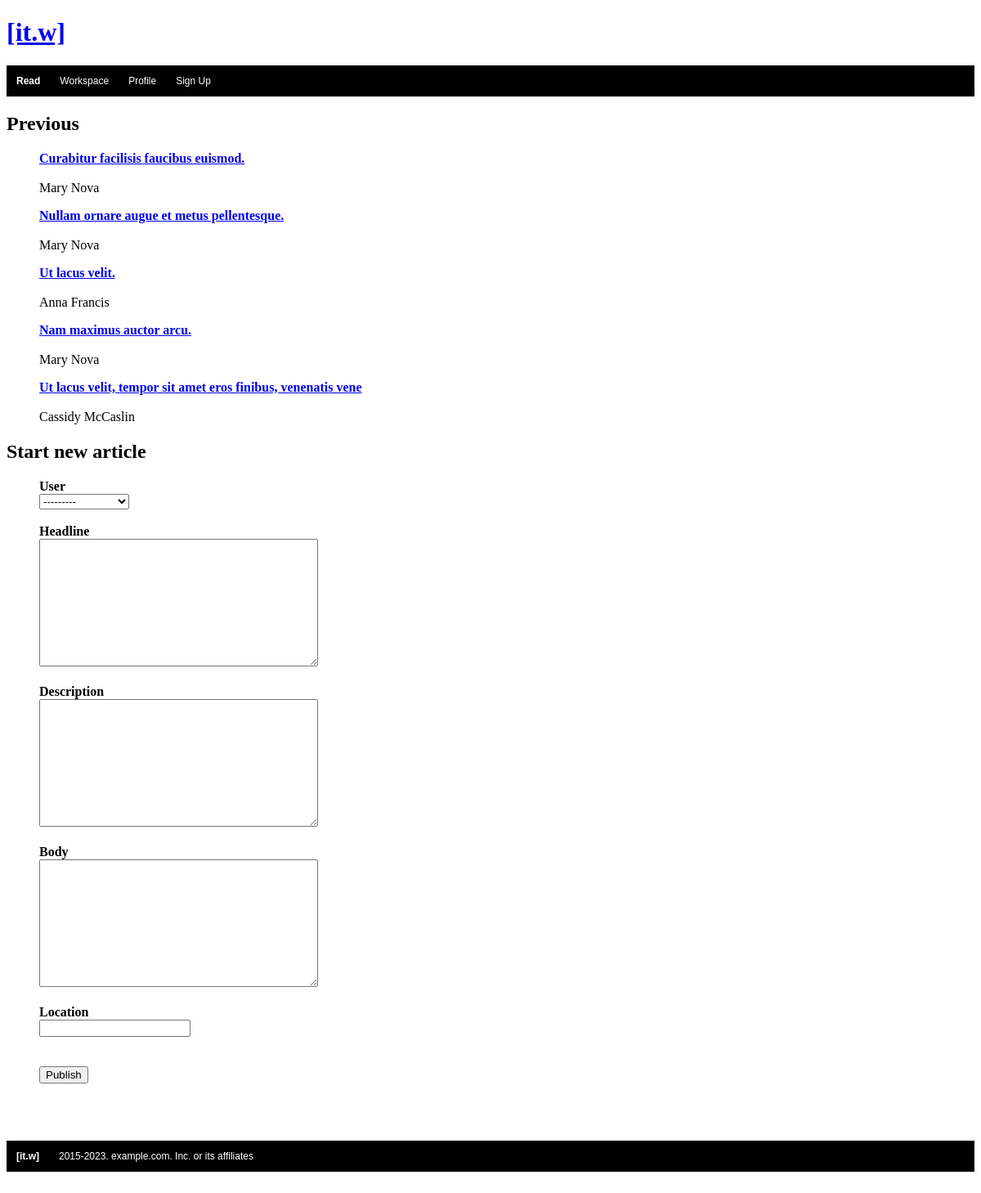
The app's page /workspace/, older data.
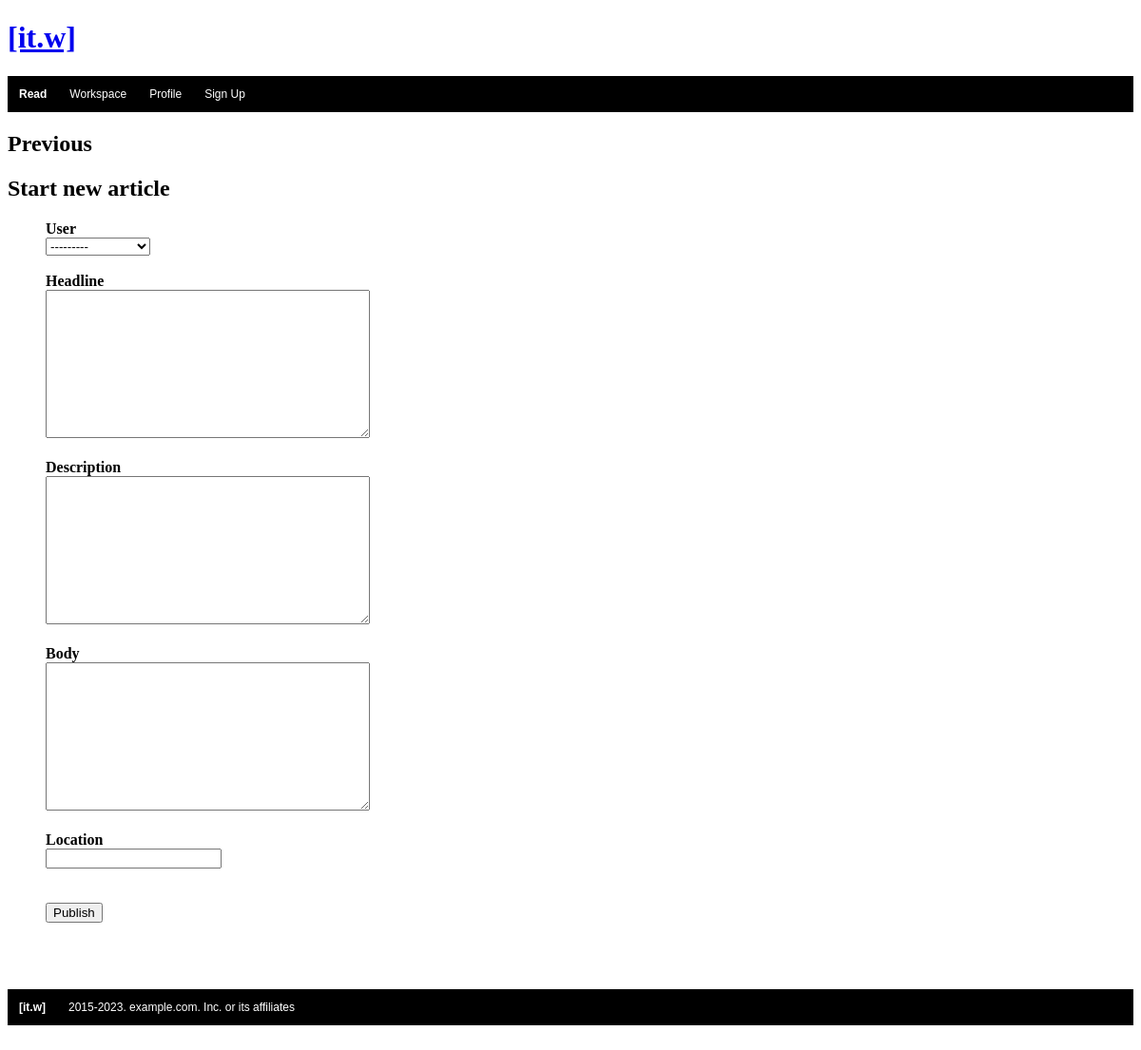
The same page, newer data.
### articles/models.py (models this page shows)
class Article (models.Model):
    id = models.BigAutoField(primary_key=True) # not in forms
    user = models.ForeignKey (User, on_delete=models.CASCADE)
    headline = models.TextField(max_length=60)
    description = models.TextField (max_length=160)
    body = models.TextField (max_length=4000)
    date_published = models.DateField(auto_now=True) # not in forms
    location = models.CharField(max_length=30, null=True, blank=True)
    cover_image = models.ImageField(upload_to='pics')

class User(models.Model):
    id = models.BigAutoField(primary_key=True) # not in forms
    first_name = models.CharField(max_length=30)
    last_name= models.CharField(max_length=30)
    username = models.CharField(max_length=30)
    email = models.EmailField(max_length=30)
    password=models.CharField(max_length=30)
    short_description = models.TextField (max_length=160, blank=True)
    long_description = models.TextField (max_length=1000, blank=True)

### articles/views.py (the view)
# urls.py: path("workspace/", views.workspace, name="workspace"),
def workspace (request):
    article_obj= Article.objects.all()
    form_article = ArticleForm(request.POST or None)
    if form_article.is_valid():
            form_article.save()
    context = {'article_obj':article_obj, 'form_article':form_article,}
    return render (request, "workspace.html", context )

### articles/forms.py
class ArticleForm (ModelForm):
    class Meta:
        model = Article
        fields = "__all__"

### articles/templates/workspace.html (shortened to what this page needs)
<!DOCTYPE html>
<html lang="en">
<head>
</head>
<body>
    {% block content %}
    {% include 'topnav.html'%}
    <h2>Previous</h2>
        {% for article in article_obj%}
            <ul style="list-style-type:none;">
                <li><a href="{% url 'article' article.user.id %}"><strong>{{article.headline}}</strong></a></li>
                <br>
                <li>{{article.user.first_name}} {{article.user.last_name}}</li>
            </ul>
        {% endfor %}
        <h2>Start new article</h2>
        {% include 'form-article.html'%}
        {% include 'footer.html'%}
    {% endblock %}
</body>
</html>

Row changes from the older to the newer data that the page shows:
removed Article: headline "Curabitur facilisis faucibus euismod.", user.first_name "Mary", user.last_name "Nova"
removed Article: headline "Nullam ornare augue et metus pellentesque.", user.first_name "Mary", user.last_name "Nova"
removed Article: headline "Ut lacus velit.", user.first_name "Anna", user.last_name "Francis"
removed Article: headline "Nam maximus auctor arcu.", user.first_name "Mary", user.last_name "Nova"
removed Article: headline "Ut lacus velit, tempor sit amet eros finibus, venenatis vene", user.first_name "Cassidy", user.last_name "McCaslin"
